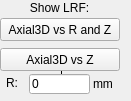
    <widget class="QFrame" name="frVsZ">
     <property name="geometry">
      <rect>
       <x>561</x>
       <y>260</y>
       <width>131</width>
       <height>101</height>
      </rect>
     </property>
     <property name="frameShape">
      <enum>QFrame::NoFrame</enum>
     </property>
     <property name="frameShadow">
      <enum>QFrame::Raised</enum>
     </property>
     <widget class="QPushButton" name="pbAxial3DvsRandZ">
      <property name="geometry">
       <rect>
        <x>0</x>
        <y>18</y>
        <width>120</width>
        <height>23</height>
       </rect>
      </property>
      <property name="text">
       <string>Axial3D vs R and Z</string>
      </property>
     </widget>
     <widget class="QPushButton" name="pbAxial3DvsZ">
      <property name="geometry">
       <rect>
        <x>0</x>
        <y>48</y>
        <width>120</width>
        <height>23</height>
       </rect>
      </property>
      <property name="text">
       <string>Axial3D vs Z</string>
      </property>
     </widget>
     <widget class="QLineEdit" name="ledAxial3DvsZ">
      <property name="geometry">
       <rect>
        <x>29</x>
        <y>74</y>
        <width>61</width>
        <height>20</height>
       </rect>
      </property>
      <property name="text">
       <string>0</string>
      </property>
     </widget>
     <widget class="QLabel" name="label_21">
      <property name="geometry">
       <rect>
        <x>6</x>
        <y>73</y>
        <width>41</width>
        <height>20</height>
       </rect>
      </property>
      <property name="text">
       <string>R:</string>
      </property>
     </widget>
     <widget class="QLabel" name="label_22">
      <property name="geometry">
       <rect>
        <x>93</x>
        <y>77</y>
        <width>47</width>
        <height>13</height>
       </rect>
      </property>
      <property name="text">
       <string>mm</string>
      </property>
     </widget>
     <widget class="Line" name="line_17">
      <property name="geometry">
       <rect>
        <x>60</x>
        <y>58</y>
        <width>3</width>
        <height>30</height>
       </rect>
      </property>
      <property name="frameShadow">
       <enum>QFrame::Plain</enum>
      </property>
      <property name="orientation">
       <enum>Qt::Vertical</enum>
      </property>
     </widget>
     <widget class="QLabel" name="label_23">
      <property name="geometry">
       <rect>
        <x>3</x>
        <y>0</y>
        <width>113</width>
        <height>16</height>
       </rect>
      </property>
      <property name="text">
       <string>Show LRF:</string>
      </property>
      <property name="alignment">
       <set>Qt::AlignCenter</set>
      </property>
     </widget>
     <zorder>line_17</zorder>
     <zorder>pbAxial3DvsRandZ</zorder>
     <zorder>pbAxial3DvsZ</zorder>
     <zorder>label_21</zorder>
     <zorder>ledAxial3DvsZ</zorder>
     <zorder>label_22</zorder>
     <zorder>label_23</zorder>
    </widget>
